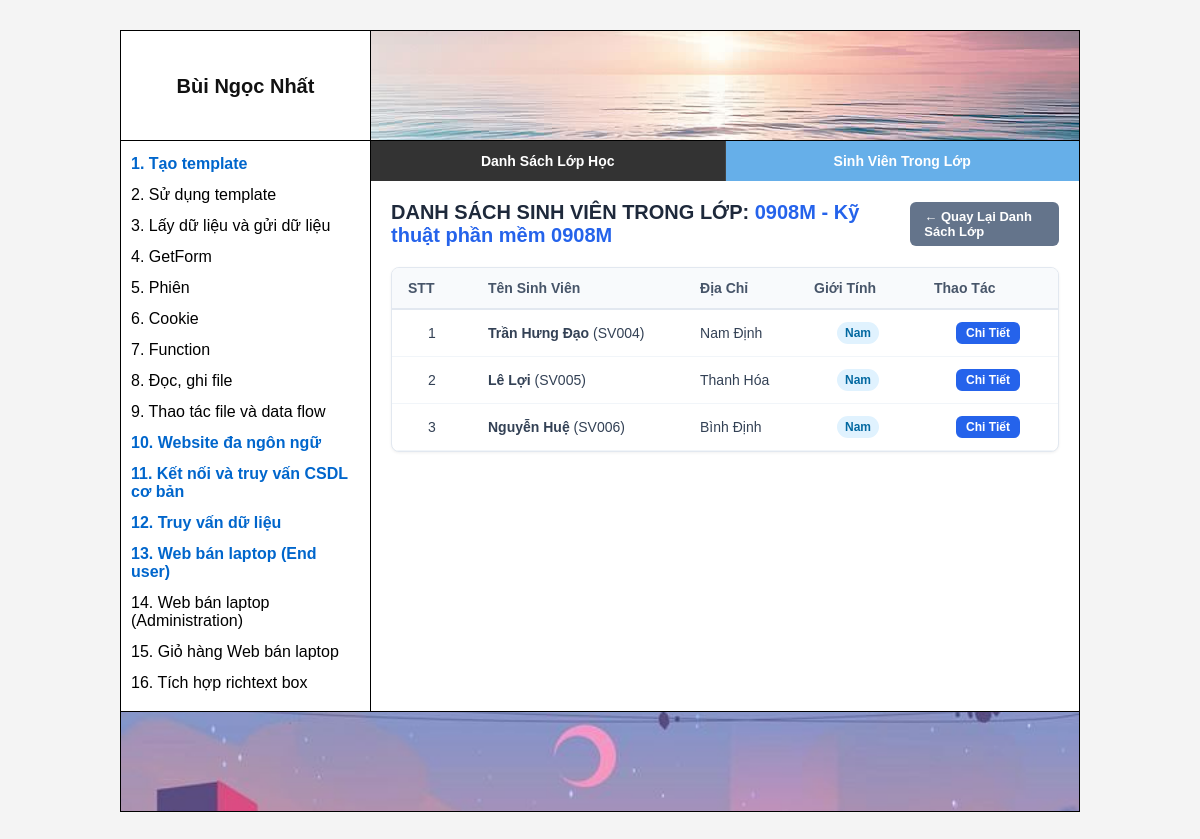
/Bai12/index.php?page=listStudentsInClass&classID=0908M, run on the app's committed database.
### tables this page shows
CREATE TABLE classes (
    ID VARCHAR(20) PRIMARY KEY,
    ClassName VARCHAR(50) NOT NULL,
    ClassDescription TEXT,
    NumOfStudents INT DEFAULT 0
);

CREATE TABLE students (
    ID VARCHAR(20) PRIMARY KEY,
    StudentName VARCHAR(50) NOT NULL,
    StudentGender VARCHAR(10) DEFAULT 'Nam',
    StudentAddress VARCHAR(150),
    StudentImage VARCHAR(100),
    ClassID VARCHAR(20),
    CONSTRAINT fk_students_classes FOREIGN KEY (ClassID) REFERENCES classes(ID) 
    ON UPDATE CASCADE ON DELETE RESTRICT
);

### Bai12/pages/listStudentsInClass.php (the view, shortened to what this page needs)
<?php
require_once __DIR__ . '/../libs/connectDB.php';
$classID = isset($_GET['classID']) ? mysqli_real_escape_string($conn, trim($_GET['classID'])) : 'PHP001';
function getClassNameById($conn, $classID)
{
    $sql = "SELECT ClassName FROM classes WHERE ID = '{$classID}'";
    $result = mysqli_query($conn, $sql);
    if ($result && $row = mysqli_fetch_assoc($result)) {
        return htmlspecialchars($row['ClassName']);
    }
    return htmlspecialchars($classID);
}
function renderStudentsInClassTable($conn, $classID)
{
    $sql = "SELECT * FROM students WHERE ClassID = '{$classID}' ORDER BY ID ASC";
    $result = mysqli_query($conn, $sql);
    if ($result && mysqli_num_rows($result) > 0) {
        $stt = 1;
        while ($student = mysqli_fetch_assoc($result)) {
            $svID       = htmlspecialchars($student['ID']);
            $svName     = htmlspecialchars($student['StudentName']);
            $svAddress  = htmlspecialchars($student['StudentAddress']);
            $svGender   = htmlspecialchars($student['StudentGender']);
            $badgeClass = ($svGender === 'Nam') ? 'badge-nam' : 'badge-nu';
            echo "
            <tr>
                <td class='text-center'>" . ($stt++) . "</td>
                <td><strong>{$svName}</strong> ({$svID})</td>
                <td>{$svAddress}</td>
                <td class='text-center'><span class='badge {$badgeClass}'>{$svGender}</span></td>
                <td class='text-center'>
                    <a href='index.php?page=studentDetail&id={$svID}' class='btn btn-sm btn-primary'>Chi Tiết</a>
                </td>
            </tr>";
        }
    } else {
        echo "<tr><td colspan='5' class='text-center'>Lớp học này hiện chưa có sinh viên nào!</td></tr>";
    }
}
?>
<div class="page-header">
    <h2 class="page-title">
        DANH SÁCH SINH VIÊN TRONG LỚP: <span style="color: #2563eb;"><?= htmlspecialchars($classID) ?> - <?= getClassNameById($conn, $classID) ?></span>
    </h2>
    <div class="action-bar">
        <a href="index.php?page=home" class="btn btn-secondary">&larr; Quay Lại Danh Sách Lớp</a>
    </div>
</div>
<div class="table-responsive">
    <table class="custom-table">
        <thead>
            <tr>
                <th width="80" class="text-center">STT</th>
                <th>Tên Sinh Viên</th>
                <th>Địa Chỉ</th>
                <th width="120" class="text-center">Giới Tính</th>
                <th width="140" class="text-center">Thao Tác</th>
            </tr>
        </thead>
        <tbody>
            <?php renderStudentsInClassTable($conn, $classID); ?>
        </tbody>
    </table>
</div>

### Bai1/Head.php (shortened to what this page needs)
<!DOCTYPE html>
<html lang="vi">
<head>
    <link rel="stylesheet" href="/src/css/common.css?v=<?php echo time(); ?>">
    <link rel="stylesheet" href="style.css?v=<?php echo time(); ?>">
</head>
<body>
    <div class="wrapper">
        <header>
            <div class="student-info">
                <p>Bùi Ngọc Nhất</p>
            </div>
            <div class="banner">
                <img src="/src/image/pngtree-simply-pastel-minimal-and-relax-horizontal-line-between-peaceful-sea-and-image_15829105.jpg" alt="Banner Picture">
            </div>
        </header>
        <div class="container">

### Bai1/Menu.php
<aside class="left-menu">
    <ul>
        <li><a href="/Bai1/index.php">1. Tạo template</a></li>
        <li><a href="/Bai2/Register.php">2. Sử dụng template</a></li>
        <li><a href="/Bai3/index.php">3. Lấy dữ liệu và gửi dữ liệu</a></li>
        <li><a href="/Bai4/index.php">4. GetForm</a></li>
        <li><a href="/Bai5/index.php">5. Phiên</a></li>
        <li><a href="/Bai6/index.php">6. Cookie</a></li>
        <li><a href="/Bai7/index.php">7. Function</a></li>
        <li><a href="/Bai8/index.php">8. Đọc, ghi file</a></li>
        <li><a href="/Bai9/index.php">9. Thao tác file và data flow</a></li>
        <li><a href="/Bai10/index.php">10. Website đa ngôn ngữ</a></li>
        <li><a href="/Bai11/index.php">11. Kết nối và truy vấn CSDL cơ bản</a></li>
        <li><a href="/Bai12/index.php">12. Truy vấn dữ liệu</a></li>
        <li><a href="/Bai13/index.php">13. Web bán laptop (End user)</a></li>
        <li><a href="#">14. Web bán laptop (Administration)</a></li>
        <li><a href="#">15. Giỏ hàng Web bán laptop</a></li>
        <li><a href="#">16. Tích hợp richtext box</a></li>
    </ul>
</aside>

### Bai12/index.php (shortened to what this page needs)
<?php
$page = $_GET['page'] ?? 'home';
include_once __DIR__ . '/../Bai1/Head.php';
include_once __DIR__ . '/../Bai1/Menu.php';
?>
<div class="main-content">
    <div class="menu-nav">
        <a href="index.php?page=home" class="<?= ($page === 'home') ? 'active' : '' ?>">
            Danh Sách Lớp Học
        </a>
        <a href="index.php?page=listStudentsInClass" class="<?= in_array($page, ['listStudentsInClass', 'studentDetail']) ? 'active' : '' ?>">
            Sinh Viên Trong Lớp
        </a>
    </div>
    <div class="content">
        <?php
        switch ($page) {
            case 'listStudentsInClass':
                include __DIR__ . '/pages/listStudentsInClass.php';
                break;
        }
        ?>
    </div>
</div>
<?php
include_once __DIR__ . '/../Bai1/Footer.php';
?>

### Bai1/Footer.php (shortened to what this page needs)
</div>
<footer>
    <div class="footer-banner">
        <img src="/src/image/footer.jpg" alt="Footer Banner">
    </div>
</footer>
</div>
</body>
</html>

### src/css/common.css (style rules this page uses)
* { box-sizing: border-box; margin: 0; padding: 0; }
body { font-family: Arial, sans-serif; background-color: #f4f4f4; }
.wrapper { width: 960px; margin: 30px auto; background: #fff; border: 1px solid #000; }
header { display: flex; height: 110px; max-height: 110px; border-bottom: 1px solid #000; overflow: hidden; }
.student-info { width: 250px; padding: 15px; border-right: 1px solid #000; display: flex; flex-direction: column; justify-content: center; align-items: center; text-align: center; background-color: #fff; }
.student-info p { font-size: 20px; font-weight: bold; color: #111; text-align: center; line-height: 1.4; }
.banner { flex: 1; height: 100%; background-color: #ffe4e1; overflow: hidden; }
.banner img { width: 100%; height: 100%; max-height: 110px; object-fit: cover; object-position: center; display: block; }
.container { display: flex; min-height: 400px; }
aside.left-menu, aside.sidebar { width: 250px; background-color: #fff; border-right: 1px solid #000; padding: 10px; }
aside.left-menu ul, aside.sidebar ul { list-style: none; }
aside.left-menu li, aside.sidebar li { margin-bottom: 5px; }
aside.left-menu a, aside.sidebar a { text-decoration: none; color: #000; display: block; padding: 4px 0; }
aside.left-menu a.active-menu, aside.sidebar a.active-menu { color: #0066cc; font-weight: bold; }
.main-content { flex: 1; display: flex; flex-direction: column; background-color: #fff; }
.menu-nav { background-color: #333; display: flex; width: 100%; }
.menu-nav a { flex: 1; display: block; color: #fff; text-align: center; padding: 12px 0; text-decoration: none; font-size: 14px; font-weight: bold; transition: background-color 0.2s; border-right: 1px solid #444; }
.menu-nav a:last-child { border-right: none; }
.menu-nav a.active { background-color: #66afe9; color: #fff; }
.content { flex: 1; padding: 20px; min-height: 300px; }
footer { border-top: 1px solid #000; width: 100%; height: 100px; overflow: hidden; clear: both; }
.footer-banner { width: 100%; height: 100%; }
.footer-banner img { width: 100%; height: 100%; max-height: 100px; object-fit: cover; object-position: center; display: block; }

### Bai12/style.css (style rules this page uses)
.page-header { display: flex; justify-content: space-between; align-items: center; margin-bottom: 20px; }
.page-title { font-size: 20px; font-weight: 700; color: #1e293b; margin: 0; }
.action-bar { display: flex; gap: 10px; }
.btn { display: inline-flex; align-items: center; justify-content: center; padding: 7px 14px; border-radius: 6px; font-size: 13px; font-weight: 600; cursor: pointer; text-decoration: none; border: none; transition: all 0.2s; }
.btn-primary { background-color: #2563eb; color: #ffffff; }
.btn-secondary { background-color: #64748b; color: #ffffff; }
.btn-sm { padding: 4px 10px; font-size: 12px; }
.table-responsive { width: 100%; overflow-x: auto; background: #ffffff; border-radius: 8px; border: 1px solid #e2e8f0; box-shadow: 0 1px 3px rgba(0, 0, 0, 0.06); margin-bottom: 20px; }
.custom-table { width: 100%; border-collapse: collapse; font-size: 14px; }
.custom-table th { background-color: #f8fafc; color: #475569; font-weight: 700; padding: 12px 16px; border-bottom: 2px solid #e2e8f0; text-align: left; }
.custom-table td { padding: 12px 16px; border-bottom: 1px solid #f1f5f9; color: #334155; vertical-align: middle; }
.text-center { text-align: center; }
.badge { display: inline-block; padding: 4px 8px; border-radius: 12px; font-size: 12px; font-weight: 700; }
.badge-nam { background-color: #e0f2fe; color: #0369a1; }

### data on the page
classes: ClassName "Kỹ thuật phần mềm 0908M"
students: StudentName "Trần Hưng Đạo", ID "SV004", StudentAddress "Nam Định", StudentGender "Nam"
students: StudentName "Lê Lợi", ID "SV005", StudentAddress "Thanh Hóa", StudentGender "Nam"
students: StudentName "Nguyễn Huệ", ID "SV006", StudentAddress "Bình Định", StudentGender "Nam"

### other printed values
$classID "0908M"
